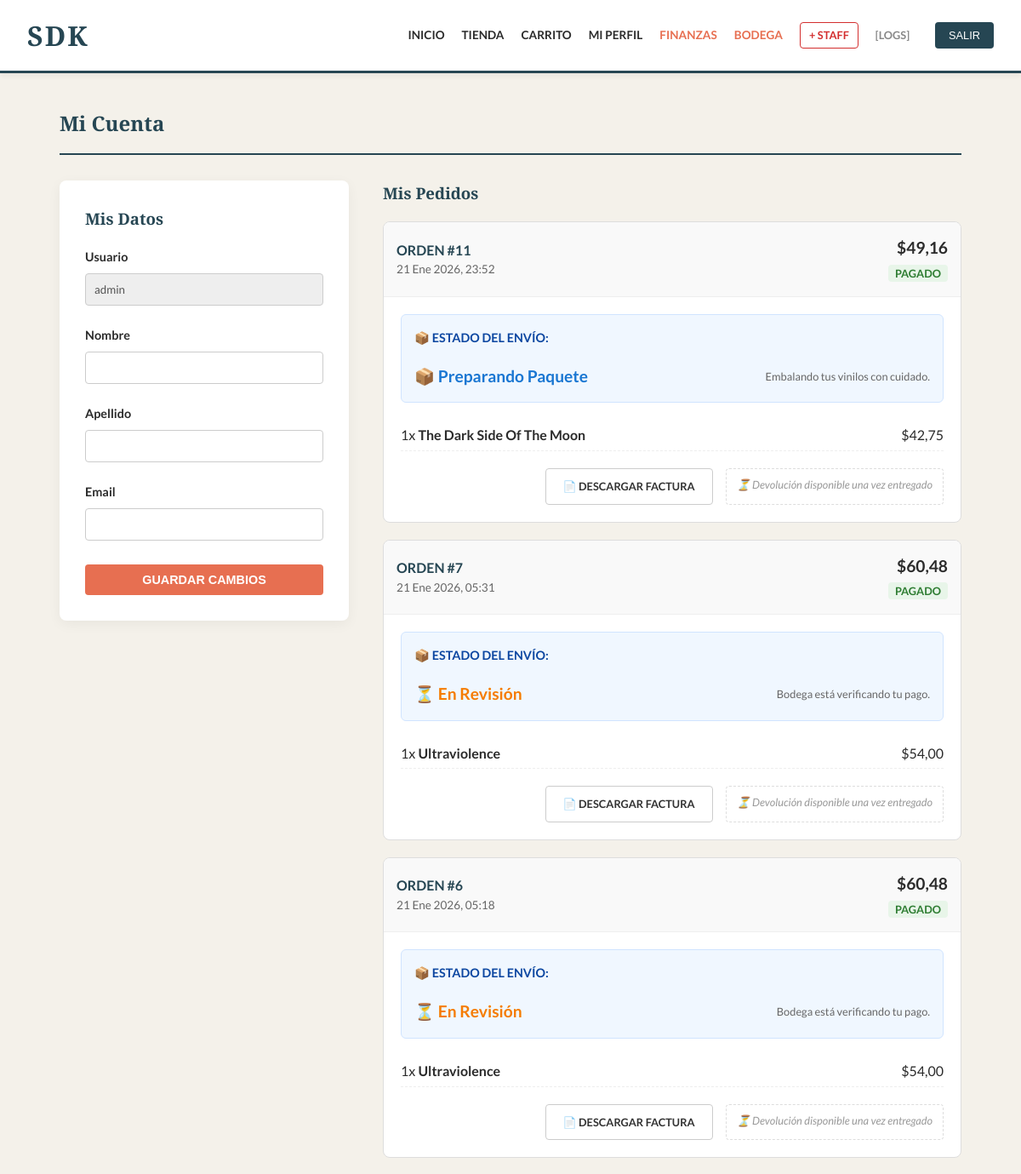
Before: /perfil/ (signed in, upper part) with the older database file.
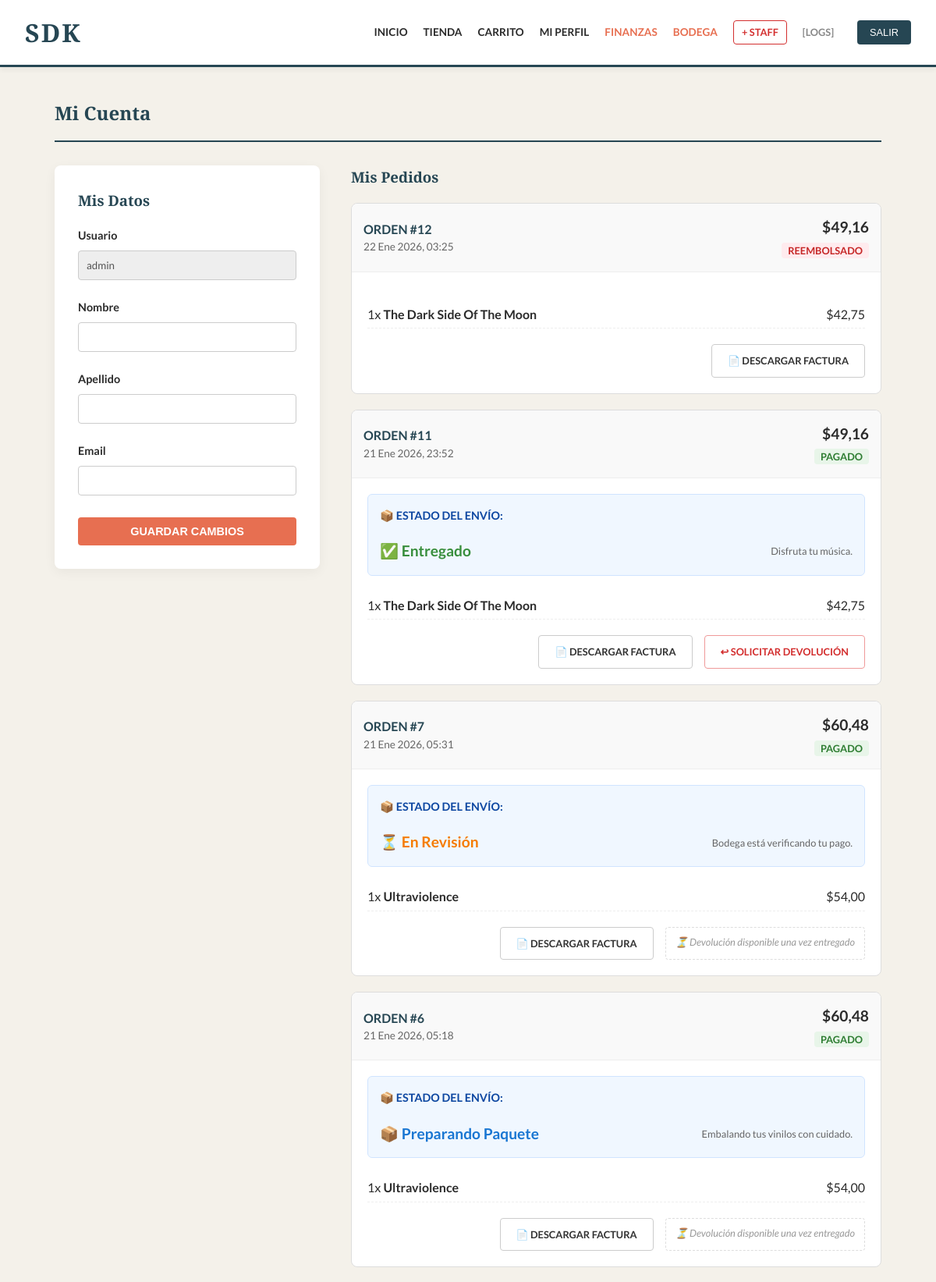
After: the same page with the newer database file.
### tienda/models.py (models this page shows, shortened)
class OrdenVenta(models.Model):
    TIPO_ENTREGA_CHOICES = [
        ('DOMICILIO', 'Entrega a Domicilio'),
        ('RETIRO', 'Retiro en Tienda'),
    ]
    ESTADOS = [('PENDIENTE', 'Pendiente'), ('PAGADO', 'Pagado'), ('DEVUELTO', 'Devuelto')]
    ESTADOS_ENVIO = [
        ('REVISION', '⏳ En Revisión'),
        ('PREPARANDO', '📦 Preparando Paquete'),
        ('EN_CAMINO', '🚚 En Camino'),
        ('ENTREGADO', '✅ Entregado'),
    ]
    cliente = models.ForeignKey(User, on_delete=models.CASCADE)
    fechaCompra = models.DateTimeField(auto_now_add=True)
    estadoOrden = models.CharField(max_length=20, choices=ESTADOS, default='PENDIENTE')
    subtotalSinImpuestos = models.DecimalField(max_digits=10, decimal_places=2, default=0)
    valorImpuestos = models.DecimalField(max_digits=10, decimal_places=2, default=0)
    valorDescuento = models.DecimalField(max_digits=10, decimal_places=2, default=0)
    totalFinal = models.DecimalField(max_digits=10, decimal_places=2, default=0)
    estadoEntrega = models.CharField(max_length=20, choices=ESTADOS_ENVIO, default='REVISION')
    metodoPago = models.CharField(max_length=50, default='Tarjeta Crédito')
    infoPago = models.CharField(max_length=20, default='**** 0000', verbose_name="Terminación Tarjeta")
    motivoDevolucion = models.TextField(blank=True, null=True)
    montoReembolsado = models.DecimalField(max_digits=10, decimal_places=2, default=0)
    cuponAplicado = models.ForeignKey(CuponDescuento, on_delete=models.SET_NULL, null=True, blank=True)
    tipoEntrega = models.CharField(max_length=20,choices=TIPO_ENTREGA_CHOICES,default='RETIRO')
    direccionEntrega = models.TextField( null=True,blank=True,help_text="Dirección de entrega a domicilio")
    montoDescuento = models.DecimalField(max_digits=10, decimal_places=2, default=0)
    class Meta:
        ordering = ['-fechaCompra']
    def puedeDevolver(self):
        limite = self.fechaCompra + timedelta(days=7)
        return timezone.now() <= limite

class DetalleOrden(models.Model):
    orden = models.ForeignKey(OrdenVenta, related_name='detalles', on_delete=models.CASCADE)
    producto = models.ForeignKey(ViniloMusical, on_delete=models.PROTECT)
    cantidad = models.IntegerField(default=1)
    precioUnitarioHistorico = models.DecimalField(max_digits=10, decimal_places=2)

class ViniloMusical(models.Model):
    tituloDisco = models.CharField(max_length=200)
    artistaPrincipal = models.CharField(max_length=200)
    precioUnitario = models.DecimalField(
        max_digits=10,
        decimal_places=2,
        help_text="Precio CON IVA incluido (Ley Ecuador)"
    )
    stockDisponible = models.IntegerField(default=0)
    porcentajeDescuento = models.IntegerField(
        default=0,
        verbose_name="Descuento (%)",
        help_text="0 para precio normal"
    )
    activo = models.BooleanField(default=True, verbose_name="¿Activo en Tienda?")
    imagenPortada = models.ImageField(upload_to='portadas/', blank=True, null=True)
    imagenUrl = models.URLField(
        max_length=500,
        blank=True,
        null=True,
        verbose_name="URL de Imagen (Opcional)"
    )
    categoria = models.CharField(max_length=100, verbose_name="Género Musical")
    esNuevo = models.BooleanField(default=True)
    aceptaDevolucion = models.BooleanField(default=True)
    descripcion = models.TextField(
        blank=True,
        null=True,
        verbose_name="Descripción del Álbum",
        help_text="Historia del disco, canciones destacadas, etc."
    )
    listaCanciones = models.TextField(
        blank=True,
        null=True,
        verbose_name="Lista de Canciones",
        help_text="Una por línea o separadas por comas"
    )
    class Meta:
        verbose_name = "Vinilo Musical"
        verbose_name_plural = "Vinilos Musicales"
        ordering = ['-id']

### tienda/views.py (the view, shortened to what this page needs)
# urls.py: path('perfil/', views.vistaPerfil, name='perfil'),
@login_required
def vistaPerfil(request):
    ordenes = OrdenVenta.objects.filter(cliente=request.user).order_by('-fechaCompra')
    return render(request, 'tienda/perfil.html', {'ordenes': ordenes, 'user': request.user})

### tienda/templatetags/roles.py (called while the page is built)
@register.filter(name='tiene_rol')
def tiene_rol(user, nombre_grupo):
    if user.is_superuser:
        return True
    return user.groups.filter(name=nombre_grupo).exists()

### tienda/templates/tienda/perfil.html (shortened to what the changed rows need)
{% extends 'tienda/base.html' %}
{% block content %}
<h2 style="border-bottom: 2px solid var(--secundario); padding-bottom: 15px; margin-bottom: 30px;">Mi Cuenta</h2>
<div style="display: grid; grid-template-columns: 1fr 2fr; gap: 40px;">
    <div>
        {% if ordenes %}
            {% for orden in ordenes %}
            <div style="background: #fff; border: 1px solid #ddd; border-radius: 8px; margin-bottom: 20px; overflow: hidden;">
                <div style="background: #f9f9f9; padding: 15px; display: flex; justify-content: space-between; align-items: center; border-bottom: 1px solid #eee;">
                    <div>
                        <strong style="color: var(--secundario);">ORDEN #{{ orden.id }}</strong>
                        <div style="font-size: 0.85rem; color: #666;">{{ orden.fechaCompra|date:"d M Y, H:i" }}</div>
                    </div>
                    <div style="text-align: right;">
                        <div style="font-size: 1.2rem; font-weight: bold;">${{ orden.totalFinal }}</div>
                        {% if orden.estadoOrden == 'DEVUELTO' %}
                            <span style="background: #ffebee; color: #c62828; padding: 2px 8px; border-radius: 4px; font-size: 0.8rem; font-weight: bold;">REEMBOLSADO</span>
                        {% else %}
                            <span style="background: #e8f5e9; color: #2e7d32; padding: 2px 8px; border-radius: 4px; font-size: 0.8rem; font-weight: bold;">PAGADO</span>
                        {% endif %}
                    </div>
                </div>
                <div style="padding: 20px;">
                    {% if orden.estadoOrden != 'DEVUELTO' %}
                    <div style="margin-bottom: 20px; padding: 15px; background: #f0f7ff; border-radius: 6px; border: 1px solid #d0e4ff;">
                        <h4 style="margin-top: 0; color: #0d47a1; font-size: 0.9rem;">📦 ESTADO DEL ENVÍO:</h4>
                        <div style="display: flex; align-items: center; justify-content: space-between; margin-top: 10px; font-size: 1.2rem;">
                            {% if orden.estadoEntrega == 'REVISION' %}
                                <span>⏳ <strong style="color: #f57c00;">En Revisión</strong></span>
                                <small style="color: #666; font-size: 0.8rem;">Bodega está verificando tu pago.</small>
                            {% elif orden.estadoEntrega == 'PREPARANDO' %}
                                <span>📦 <strong style="color: #1976d2;">Preparando Paquete</strong></span>
                                <small style="color: #666; font-size: 0.8rem;">Embalando tus vinilos con cuidado.</small>
                            {% elif orden.estadoEntrega == 'EN_CAMINO' %}
                                <span>🚚 <strong style="color: #2e7d32;">En Camino</strong></span>
                                <small style="color: #666; font-size: 0.8rem;">¡Llegará pronto!</small>
                            {% elif orden.estadoEntrega == 'ENTREGADO' %}
                                <span>✅ <strong style="color: #388e3c;">Entregado</strong></span>
                                <small style="color: #666; font-size: 0.8rem;">Disfruta tu música.</small>
                            {% endif %}
                        </div>
                    </div>
                    {% endif %}
                    <ul style="list-style: none; padding: 0;">
                        {% for item in orden.detalles.all %}
                            <li style="padding: 5px 0; border-bottom: 1px dashed #eee; display: flex; justify-content: space-between;">
                                <span>{{ item.cantidad }}x <strong>{{ item.producto.tituloDisco }}</strong></span>
                                <span>${{ item.precioUnitarioHistorico }}</span>
                            </li>
                        {% endfor %}
                    </ul>
                    <div style="margin-top: 20px; display: flex; gap: 15px; justify-content: flex-end;">
                        <a href="{% url 'ver_factura' orden.id %}" target="_blank" class="btn" style="background: #fff; color: #333; border: 1px solid #ccc; font-size: 0.8rem;">
                            📄 Descargar Factura
                        </a>
                        {% if orden.estadoEntrega == 'ENTREGADO' and orden.estadoOrden != 'DEVUELTO' and orden.puedeDevolver %}
                            <a href="{% url 'devolver_orden' orden.id %}"
                               onclick="return confirm('¿Seguro que deseas devolver este pedido? El dinero será reembolsado a tu tarjeta.')"
                               class="btn" style="background: #fff; color: #d32f2f; border: 1px solid #ef9a9a; font-size: 0.8rem;">
                                ↩ Solicitar Devolución
                            </a>
                        {% elif orden.estadoEntrega != 'ENTREGADO' and orden.estadoOrden != 'DEVUELTO' %}
                            <span style="color: #999; font-size: 0.8rem; font-style: italic; padding: 8px 12px; border: 1px dashed #ddd; border-radius: 4px;">
                                ⏳ Devolución disponible una vez entregado
                            </span>
                        {% endif %}
                    </div>
                </div>
            </div>
            {% endfor %}
        {% else %}
            <div style="background: #fff; padding: 40px; text-align: center; border-radius: 8px;">
                <p style="color: #999;">Aún no tienes pedidos.</p>
                <a href="{% url 'catalogo' %}" class="btn">IR A LA TIENDA</a>
            </div>
        {% endif %}
    </div>
</div>
{% endblock %}

Changed rows visible on the page:
added OrdenVenta: id "12", fechaCompra "22 Ene 2026, 03:25", totalFinal "49,16", estadoOrden "REEMBOLSADO"
added DetalleOrden: cantidad "1", producto.tituloDisco "The Dark Side Of The Moon", precioUnitarioHistorico "42,75", shown under "12"
changed OrdenVenta "21 Ene 2026, 23:52": estadoEntrega "📦 Preparando Paquete Embalando tus vinilos con cuidado. ⏳ Devolución disponible una vez entregado" → "✅ Entregado Disfruta tu música. ↩ SOLICITAR DEVOLUCIÓN"
changed OrdenVenta "21 Ene 2026, 05:18": estadoEntrega "⏳ En Revisión Bodega está verificando tu pago." → "📦 Preparando Paquete Embalando tus vinilos con cuidado."
